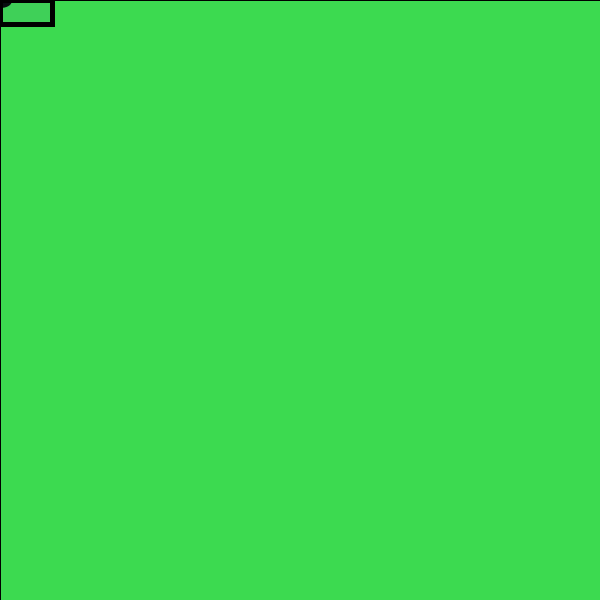
Frame 1 (no input)
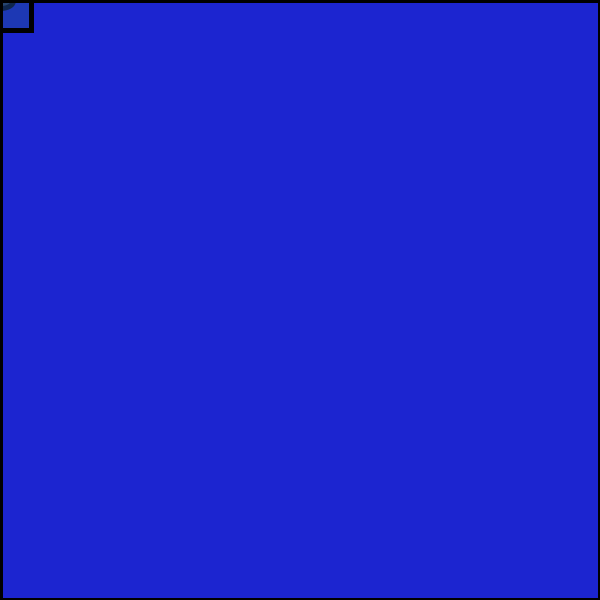
Frame 60 (the mouse pressed at the canvas centre just before this capture)
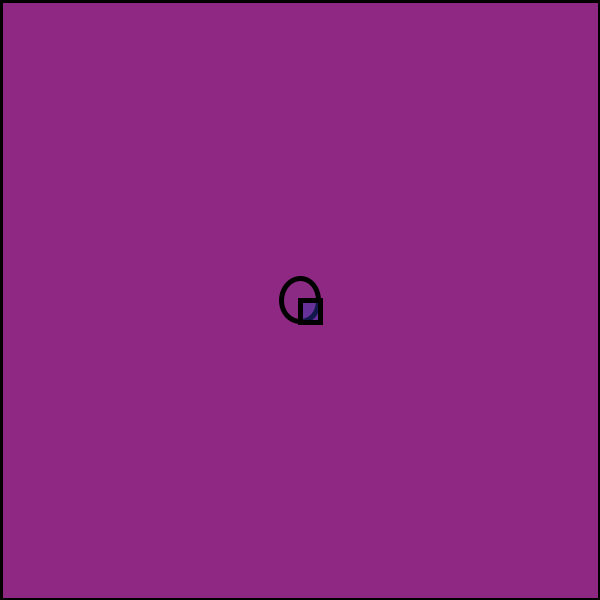
Frame 120 (the mouse held since frame 60 and released just before this capture)

The Processing sketch that drew these frames (run headless with seeded random() and noise(); from frame 60 on, the mouse is pressed at the canvas centre):

// Processing sketch: processing_62349
// ── processing_62349.pde

// Cool thing.
 
void setup()
{
  size( 600, 600 );
  background( random(255), random(255), random(255) );
  smooth();
  frameRate(20);
}

void draw()
{
  fill( random(255), random(255), random(255));
  rect( 0, 0, 600, 600);
  strokeWeight(5);
  fill( random(255), random(255), random(255), random(255) );
  line( pmouseX, pmouseY, mouseX, mouseY );
  ellipse( mouseX, mouseY, random(10, 50), random(10, 50) );
  fill( random(255), random(255), random(255), random(255) );
  line(pmouseY, pmouseX, mouseY, mouseX );
  rect( mouseY, mouseX, random(5, 55), random(5, 55) );

}
